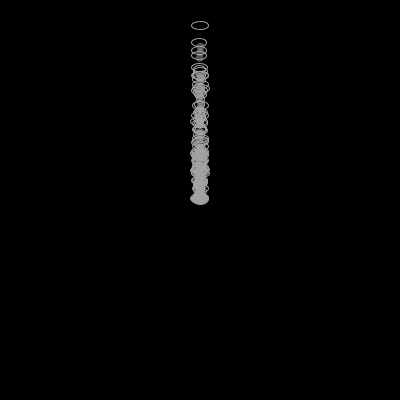
Frame 1 (no input)
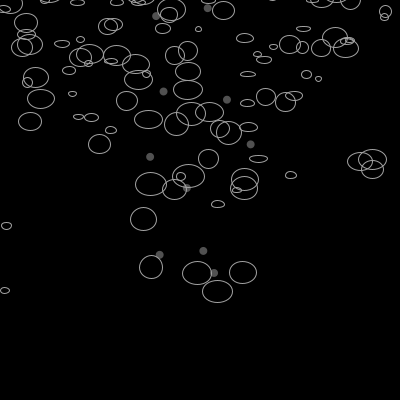
Frame 60 (the mouse pressed at the canvas centre just before this capture)
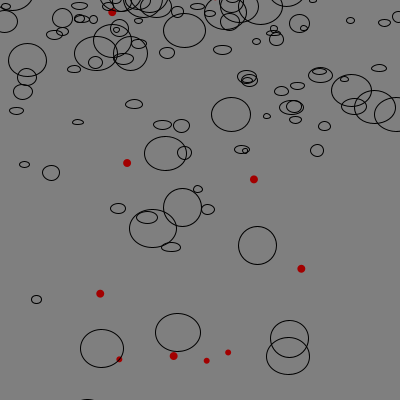
Frame 120 (the mouse held since frame 60 and released just before this capture)

The Processing sketch that drew these frames (run headless with seeded random() and noise(); from frame 60 on, the mouse is pressed at the canvas centre):

// Processing sketch: processing_41730
// ── processing_41730.pde

//Will Cordes
//Assignment 7.2, Lab 7
//Based on GenParticleDemo code, Nick Senske


int num = 200;
GenParticle[] p = new GenParticle[num];

void setup() {

  size(400, 400);
  noStroke();
  smooth();
  colorMode(RGB, width); // RGB (0 to 400)

  for (int i = 0; i < p.length; i++) {
    float velX = random(-1, 1);
    float velY = random(-i);

    if (random(10) > 5) {
      p[i] = new pOne(width/2, height/2, velX, velY, 8, random(width), random(height));
    }
    else {
      p[i] = new pTwo(width/2, height/2, velX, velY, 8, random(width), random(height));
    }
  }
}

void draw() {
  background(mouseX); //varies, horizontal movement of mouse
  fill(random(200), random(50), 100, 100);
  for (int i = 0; i < p.length; i++) {
    p[i].update();
    p[i].regenerate();
    p[i].display();
  }
}



//////////////////////////////// "thrown" units, shifting width
class pTwo extends GenParticle {
  float tLimit;

  pTwo(float xIn, float yIn, float vxIn, float vyIn, float r, float ox, float oy) {
    super(xIn, yIn, vxIn, vyIn, r, ox, oy);
    tLimit = 0;
  }

  void display() {
    if (mouseX < width/2) { //stroke to coordinate with background
      stroke(255); //white...
    }
    else {
      stroke(0); //black.
    }
    strokeWeight(1);
    noFill();
    ellipse(x, y, radius + random(10), radius); //jitter in x-coordinate
    noStroke();

    radius+=0.25;
    tLimit++;
  }

  void regenerate() {
    if ((x > width + radius) || (x < -radius) ||
      (y > height + radius) || (y < -radius)) {
      x = originX;
      y = originY;
      vx = random(-0.5, 0.5);
      vy = random(-7.0, -5.0);
      radius = 5.0;
      tLimit = 0;
    }
  }
}



////////////////////////////////   units that "bounce"
class pOne extends GenParticle {
  float tLimit;

  pOne(float xIn, float yIn, float vxIn, float vyIn, float r, float ox, float oy) {
    super(xIn, yIn, vxIn, vyIn, r, ox, oy);
    tLimit = random(100);
  }

  void update() {
    if (y >= height - radius) {
      y = height - radius;
      vy = -0.5 * vy;
      radius = radius * 0.75;
    }
    vy = vy + gravity;
    y += vy;
    x += vx;
    tLimit++;
  }

  void display() {

    if (mouseY < height/2) { // if under halfway point, embers red
      fill(255, 200); //desaturated gray...
    }
    else {
      fill(255, 0, 0); //red.
    }
    ellipse(x, y, radius, radius);
  }

  void regenerate() {
    if (tLimit > 300) {
      x = originX;
      y = originY;
      vx = random(-1.5, 1.5); 
      vy = random(-1, -0.5);
      tLimit = 0;
      radius = 5.0;
    }
  }
}



//////////////////////////////////// 
class GenParticle extends Particle {
  float originX, originY;

  GenParticle(float xIn, float yIn, float vxIn, float vyIn, float r, float ox, float oy) {
    super(xIn, yIn, vxIn, vyIn, r);
    originX = ox;
    originY = oy;
  }

  void regenerate() {
    if ((x > width + radius) || (x < -radius) ||
      (y > height + radius) || (y < -radius)) {
      x = originX;
      y = originY;
      vx = random(-1.0, 1.0);
      vy = random(-4.0, -2.0);
    }
  }
}


class Particle {
  float x, y;
  float vx, vy;
  float radius;
  float gravity = 0.05;

  Particle(float xpos, float ypos, float velx, float vely, float r) {
    x = xpos;
    y = ypos;
    vx = velx;
    vy = vely;
    radius = r;
  }

  void update() {
    vy = vy + gravity;
    y += vy;
    x += vx;
  }

  void display() {
    fill(10);
    ellipse(x, y, radius/2, radius/2);
  }
}
